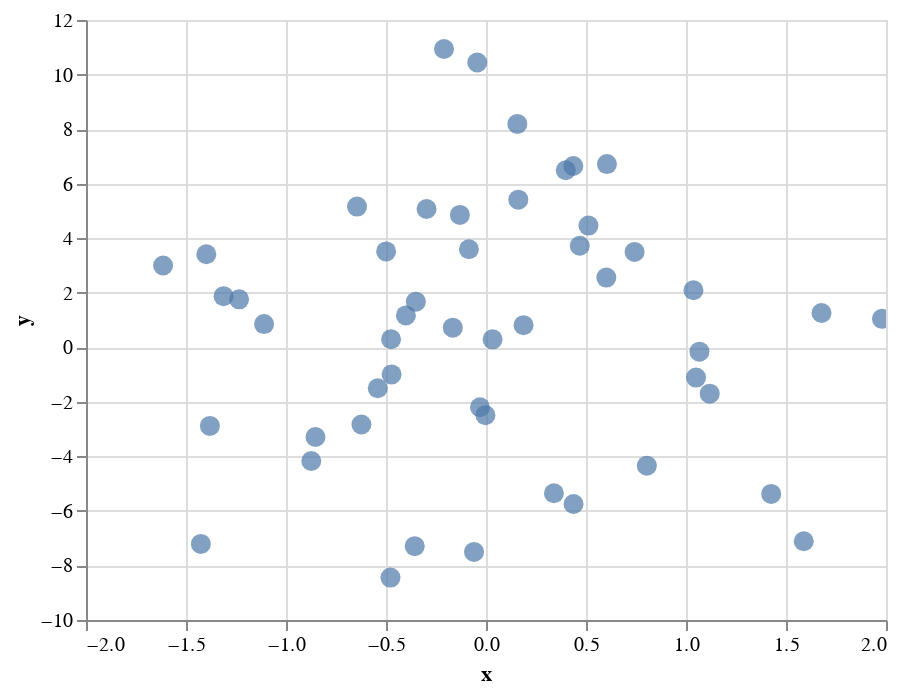

The cell this chart's notebook holds for it:
### Code cell
chart = alt.Chart(df).mark_point(size=100, filled=True).encode(x='x', y='y', tooltip=['x','y']).interactive()
chart

### Figure 1 — Vega-Lite specification as saved in the notebook (floating-point values rounded to 4 significant figures)
{"config": {"view": {"continuousWidth": 400, "continuousHeight": 300}}, "data": {"name": "data-a620728057214a2ace92afef611bc71a"}, "mark": {"type": "point", "filled": true, "size": 100}, "encoding": {"tooltip": [{"type": "quantitative", "field": "x"}, {"type": "quantitative", "field": "y"}], "x": {"type": "quantitative", "field": "x"}, "y": {"type": "quantitative", "field": "y"}}, "selection": {"selector005": {"type": "interval", "bind": "scales", "encodings": ["x", "y"]}}, "$schema": "https://vega.github.io/schema/vega-lite/v4.8.1.json", "datasets": {"data-a620728057214a2ace92afef611bc71a": [{"x": -1.426, "y": -7.21}, {"x": 1.678, "y": 1.256}, {"x": -0.04376, "y": 10.44}, {"x": -0.4005, "y": 1.169}, {"x": -0.4747, "y": 0.2956}, {"x": 0.1616, "y": 5.412}, {"x": -0.21, "y": 10.94}, {"x": -0.4777, "y": -8.445}, {"x": 0.3987, "y": 6.492}, {"x": -0.06001, "y": -7.504}, {"x": -0.03001, "y": -2.201}, {"x": -1.11, "y": 0.8509}, {"x": -0.8526, "y": -3.29}, {"x": -0.3509, "y": 1.673}, {"x": 1.426, "y": -5.378}, {"x": -0.8736, "y": -4.17}, {"x": 0.4378, "y": -5.747}, {"x": -0.6229, "y": -2.831}, {"x": 0.743, "y": 3.496}, {"x": 1.037, "y": 2.092}, {"x": 0.6046, "y": 6.717}, {"x": 1.589, "y": -7.111}, {"x": -1.615, "y": 2.997}, {"x": 0.3396, "y": -5.352}, {"x": -1.38, "y": -2.885}, {"x": 1.119, "y": -1.7}, {"x": -0.08536, "y": 3.592}, {"x": 1.05, "y": -1.112}, {"x": -1.312, "y": 1.873}, {"x": 0.4688, "y": 3.722}, {"x": -0.166, "y": 0.7179}, {"x": -0.6447, "y": 5.157}, {"x": 0.1567, "y": 8.191}, {"x": -1.234, "y": 1.757}, {"x": 0.8042, "y": -4.34}, {"x": -0.4719, "y": -0.9946}, {"x": -0.4994, "y": 3.514}, {"x": 1.98, "y": 1.043}, {"x": 0.03299, "y": 0.2905}, {"x": -0.003005, "y": -2.49}, {"x": 0.6016, "y": 2.555}, {"x": -0.3564, "y": -7.291}, {"x": -1.398, "y": 3.41}, {"x": -0.1306, "y": 4.855}, {"x": -0.5412, "y": -1.502}, {"x": 0.4365, "y": 6.645}, {"x": 1.067, "y": -0.1622}, {"x": -0.2973, "y": 5.072}, {"x": 0.5122, "y": 4.461}, {"x": 0.1877, "y": 0.8096}]}}
